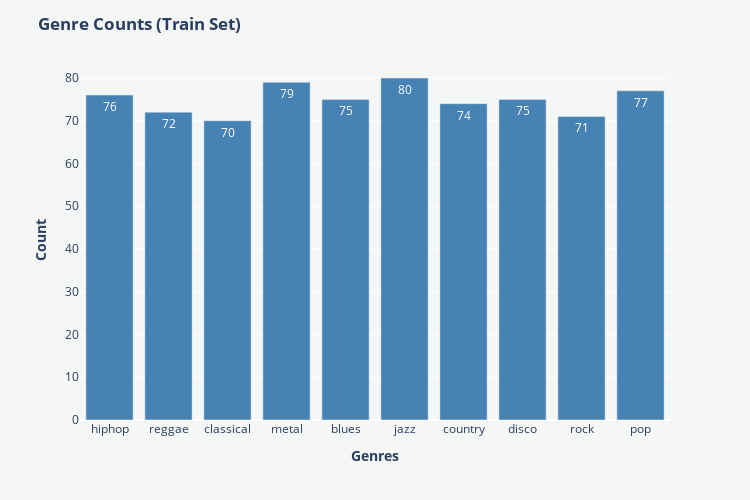

This figure's notebook cell:
### Code cell
paper_color = '#f5f7f6'
bg_color = '#f5f7f6'
colormap = 'cividis'

# Inizializzazione del dizionario dei conteggi
labels = {}

# Funzione per contare le istanze di ogni genere
def count_genres(dataset):
    labels.clear()  # Puliamo i conteggi per assicurarci di considerare solo il test set
    for sample in dataset:
        genre_label = id2label_function(sample['genre'])  # Convertiamo l'ID del genere in etichetta testuale
        labels[genre_label] = labels.get(genre_label, 0) + 1

# Conta solo i generi nel test set
count_genres(df['train'])

# Ottenere i generi e i conteggi
genres = list(labels.keys())
counts = list(labels.values())

# Creazione del bar plot
fig = px.bar(x=genres, y=counts, text=counts)

# Personalizzazione del grafico
fig.update_traces(marker=dict(color="#4682B4"))
fig.update_layout(
    title='<b>Genre Counts (Train Set)</b>', 
    showlegend=False, 
    height=500, 
    width=750,
    plot_bgcolor=bg_color,
    paper_bgcolor=paper_color
)
fig.update_yaxes(title_text='<b>Count</b>')
fig.update_xaxes(title_text='<b>Genres</b>')

# Mostra il grafico
fig.show()

### Figure 1 — Plotly figure (JSON) as saved in the notebook; plotly's stock layout.template omitted (floating-point values rounded to 4 significant figures)
{"data": [{"alignmentgroup": "True", "hovertemplate": "x=%{x}<br>y=%{y}<br>text=%{text}<extra></extra>", "legendgroup": "", "marker": {"color": "#4682B4", "pattern": {"shape": ""}}, "name": "", "offsetgroup": "", "orientation": "v", "showlegend": false, "text": [76, 72, 70, 79, 75, 80, 74, 75, 71, 77], "textposition": "auto", "type": "bar", "x": ["hiphop", "reggae", "classical", "metal", "blues", "jazz", "country", "disco", "rock", "pop"], "xaxis": "x", "y": [76, 72, 70, 79, 75, 80, 74, 75, 71, 77], "yaxis": "y"}], "layout": {"barmode": "relative", "height": 500, "legend": {"tracegroupgap": 0}, "margin": {"t": 60}, "paper_bgcolor": "#f5f7f6", "plot_bgcolor": "#f5f7f6", "showlegend": false, "title": {"text": "<b>Genre Counts (Train Set)</b>"}, "width": 750, "xaxis": {"anchor": "y", "domain": [0, 1], "title": {"text": "<b>Genres</b>"}}, "yaxis": {"anchor": "x", "domain": [0, 1], "title": {"text": "<b>Count</b>"}}}}
